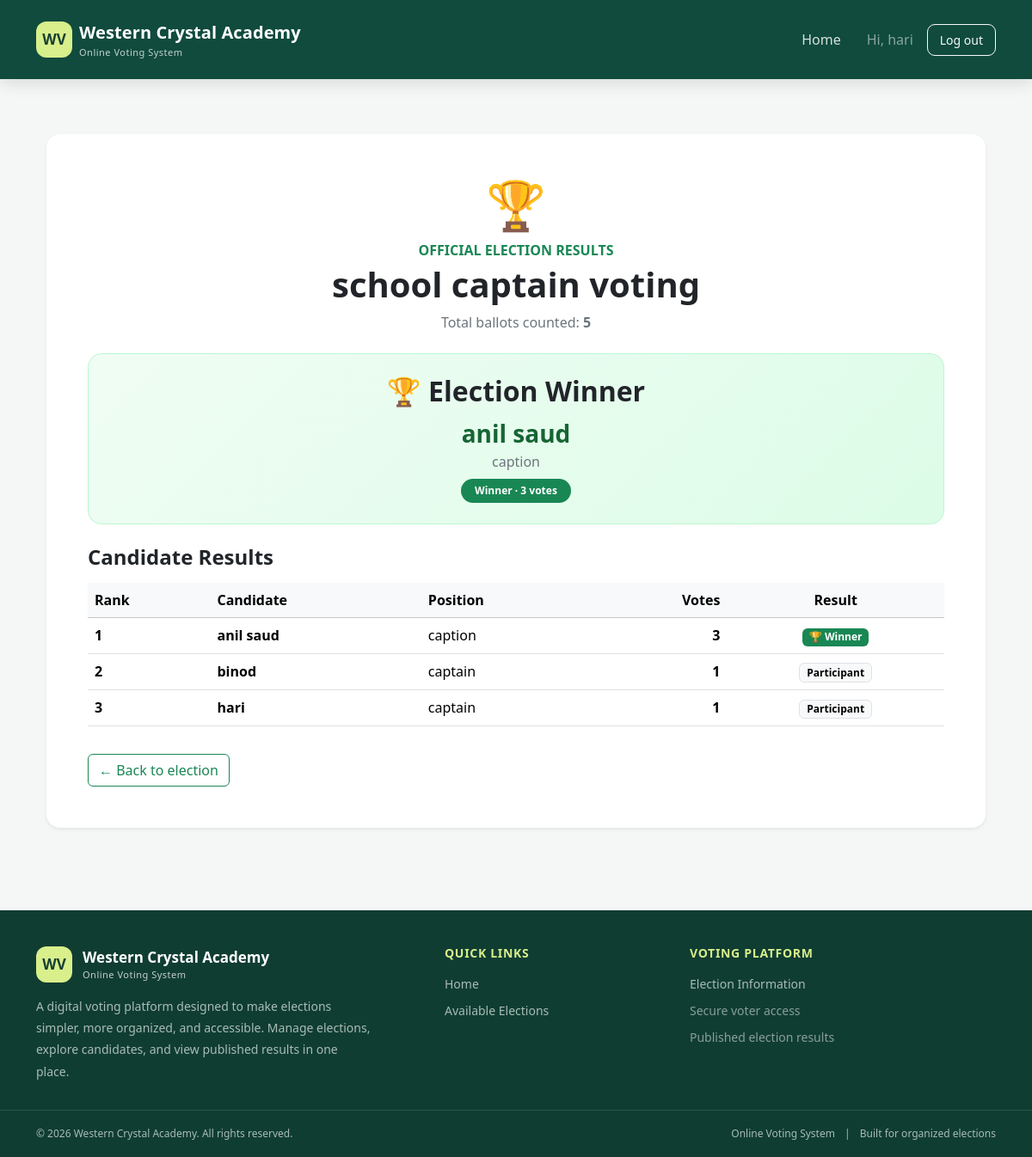
The page /voting/elections/1/results/ (signed in) on the database its author committed.
### voting/models.py (models this page shows, shortened)
class Election(models.Model):
    title = models.CharField(max_length=150)
    description = models.TextField(blank=True)
    opens_at = models.DateTimeField()
    closes_at = models.DateTimeField()
    is_published = models.BooleanField(default=False)
    results_published = models.BooleanField(default=False)
    created_at = models.DateTimeField(auto_now_add=True)
    class Meta:
        ordering = ["-opens_at"]

class Candidate(models.Model):
    election = models.ForeignKey(
        Election,
        on_delete=models.CASCADE,
        related_name="candidates"
    )
    full_name = models.CharField(max_length=120)
    position = models.CharField(
        max_length=100,
        default="Student Representative"
    )
    manifesto = models.TextField(blank=True)
    photo = models.ImageField(
        upload_to="candidate_photos/",
        blank=True,
        null=True
    )
    is_active = models.BooleanField(default=True)
    class Meta:
        ordering = ["full_name"]
        constraints = [
            models.UniqueConstraint(
                fields=["election", "full_name"],
                name="unique_candidate_per_election"
            )
        ]

### voting/views.py (the view)
# urls.py: path("elections/<int:election_id>/results/", views.results, name="results"),
@login_required
def results(request, election_id):
    election = get_object_or_404(
        Election,
        pk=election_id,
        is_published=True,
    )
    if (
        not election.results_published
        and not request.user.is_staff
    ):
        return HttpResponseForbidden(
            "Results have not been published yet."
        )
    candidates = (
        Candidate.objects.filter(
            election=election,
        )
        .annotate(
            vote_count=Count(
                "ballots",
                filter=Q(
                    ballots__election=election
                ),
            )
        )
        .order_by(
            "-vote_count",
            "full_name",
        )
    )
    total_votes = Ballot.objects.filter(
        election=election,
    ).count()
    rows = [
        {
            "candidate": candidate,
            "votes": candidate.vote_count,
        }
        for candidate in candidates
    ]
    highest_votes = (
        rows[0]["votes"]
        if rows
        else 0
    )
    winners = (
        [
            row
            for row in rows
            if row["votes"] == highest_votes
        ]
        if total_votes > 0
        else []
    )
    winner_ids = {
        row["candidate"].id
        for row in winners
    }
    for row in rows:
        row["is_winner"] = (
            row["candidate"].id in winner_ids
        )
    return render(
        request,
        "voting/results.html",
        {
            "election": election,
            "rows": rows,
            "total_votes": total_votes,
            "winners": winners,
            "has_winner": bool(winners),
            "is_tie": len(winners) > 1,
        },
    )

### templates/voting/results.html (shortened to what this page needs)
{% extends "base.html" %}
{% block content %}
<div class="container py-4 py-lg-5">
    <div class="card border-0 shadow-sm rounded-4 p-4 p-lg-5">
        <div class="text-center mb-4">
            <div class="display-4 mb-2">🏆</div>
            <p class="text-success fw-bold mb-1">OFFICIAL ELECTION RESULTS</p>
            <h1 class="fw-bold">{{ election.title }}</h1>
            <p class="text-secondary mb-0">
                Total ballots counted:
                <strong>{{ total_votes }}</strong>
            </p>
        </div>
        {% if rows %}
            {% with highest_votes=rows.0.votes %}
                {% if highest_votes > 0 %}
                    <div class="winner-card text-center p-4 mb-4 rounded-4">
                        {% with winner_count=0 %}
                            <h2 class="fw-bold mb-2">🏆 Election Winner</h2>
                            {% for row in rows %}
                                {% if row.votes == highest_votes %}
                                    <div class="winner-name fs-3 fw-bold">
                                        {{ row.candidate.full_name }}
                                    </div>
                                    <div class="text-secondary mb-2">
                                        {{ row.candidate.position }}
                                    </div>
                                    <span class="badge rounded-pill text-bg-success px-3 py-2">
                                        {% if forloop.first and rows|length > 1 %}
                                            {% if rows.1.votes == highest_votes %}
                                                Tied for First Place
                                            {% else %}
                                                Winner
                                            {% endif %}
                                        {% else %}
                                            Winner
                                        {% endif %}
                                        · {{ row.votes }} vote{{ row.votes|pluralize }}
                                    </span>
                                {% endif %}
                            {% endfor %}
                        {% endwith %}
                    </div>
                {% else %}
                    <div class="alert alert-info rounded-3 text-center">
                        No votes have been cast yet. The winner will appear after voting.
                    </div>
                {% endif %}
            {% endwith %}
        {% endif %}
        <h4 class="fw-bold mb-3">Candidate Results</h4>
        <div class="table-responsive">
            <table class="table table-hover align-middle">
                <thead class="table-light">
                    <tr>
                        <th>Rank</th>
                        <th>Candidate</th>
                        <th>Position</th>
                        <th class="text-end">Votes</th>
                        <th class="text-center">Result</th>
                    </tr>
                </thead>
                <tbody>
                    {% for row in rows %}
                    <tr>
                        <td class="fw-semibold">{{ forloop.counter }}</td>
                        <td class="fw-semibold">
                            {{ row.candidate.full_name }}
                        </td>
                        <td>{{ row.candidate.position }}</td>
                        <td class="text-end fw-bold">{{ row.votes }}</td>
                        <td class="text-center">
                            {% if total_votes > 0 and row.votes == rows.0.votes %}
                                <span class="badge text-bg-success">
                                    🏆 Winner
                                </span>
                            {% else %}
                                <span class="badge text-bg-light border">
                                    Participant
                                </span>
                            {% endif %}
                        </td>
                    </tr>
                    {% empty %}
                    <tr>
                        <td colspan="5" class="text-center text-secondary py-4">
                            No candidates found.
                        </td>
                    </tr>
                    {% endfor %}
                </tbody>
            </table>
        </div>
        <a class="btn btn-outline-success mt-3 align-self-start"
           href="{% url 'election_detail' election.id %}">
            ← Back to election
        </a>
    </div>
</div>
{% endblock %}

### templates/base.html (shortened to what this page needs)
<!doctype html>
<html lang="en">
<head>
    <link href="https://cdn.jsdelivr.net/npm/bootstrap@5.3.3/dist/css/bootstrap.min.css"
          rel="stylesheet">
</head>
<body>
<nav class="navbar navbar-expand-lg navbar-dark main-navbar">
    <div class="container">
        <a class="navbar-brand d-flex align-items-center gap-2"
           href="{% url 'home' %}">
            <span class="brand-mark">WV</span>
            <span>
                Western Crystal Academy
                <small class="d-block fw-normal opacity-75 brand-subtitle">
                    Online Voting System
                </small>
            </span>
        </a>
        <div class="collapse navbar-collapse" id="mainNavigation">
            <div class="navbar-nav ms-auto align-items-lg-center gap-lg-2">
                <a class="nav-link" href="{% url 'home' %}">
                    Home
                </a>
                {% if user.is_authenticated %}
                    <span class="navbar-text text-white-50 px-lg-2">
                        Hi, {{ user.username }}
                    </span>
                    <form method="post" action="{% url 'logout' %}" class="m-0">
                        <button type="submit" class="btn btn-sm btn-outline-light btn-logout">
                            Log out
                        </button>
                    </form>
                {% endif %}
            </div>
        </div>
    </div>
</nav>
<main class="container page-main">
    {% block content %}{% endblock %}
</main>
<footer class="site-footer">
    <div class="container footer-main">
        <div class="row g-4">
            <div class="col-lg-5 col-md-6">
                <div class="footer-brand">
                    <span class="brand-mark">WV</span>
                    <span>
                        Western Crystal Academy
                        <small class="d-block fw-normal brand-subtitle opacity-75">
                            Online Voting System
                        </small>
                    </span>
                </div>
                <p class="footer-description mb-0">
                    A digital voting platform designed to make elections
                    simpler, more organized, and accessible. Manage elections,
                    explore candidates, and view published results in one place.
                </p>
            </div>
            <div class="col-lg-3 col-md-6">
                <h6 class="footer-heading">Quick Links</h6>
                <div class="footer-links">
                    <a href="{% url 'home' %}">Home</a>
                    {% if user.is_authenticated %}
                        <a href="{% url 'home' %}">Available Elections</a>
                    {% else %}
                        <a href="{% url 'login' %}">Voter Login</a>
                        <a href="{% url 'register' %}">Create an Account</a>
                    {% endif %}
                </div>
            </div>
            <div class="col-lg-4 col-md-6">
                <h6 class="footer-heading">Voting Platform</h6>
                <div class="footer-links">
                    <a href="{% url 'home' %}">Election Information</a>
                    <span class="text-white-50 small">
                        Secure voter access
                    </span>
                    <span class="text-white-50 small">
                        Published election results
                    </span>
                </div>
            </div>
        </div>
    </div>
    <div class="footer-bottom">
        <div class="container">
            <div class="row align-items-center gy-2">
                <div class="col-md-6 text-center text-md-start">
                    &copy; {% now "Y" %} Western Crystal Academy.
                    All rights reserved.
                </div>
                <div class="col-md-6 text-center text-md-end">
                    <span>Online Voting System</span>
                    <span class="mx-2">|</span>
                    <span>Built for organized elections</span>
                </div>
            </div>
        </div>
    </div>
</footer>
</body>
</html>

### templates/base.html (style rules this page uses)
:root { --brand: #176b55; --brand-dark: #104b3d; --brand-light: #21856a; --accent: #d8ef8b; --page: #f4f7f6; --text: #1d2b27; --muted: #a8bcb5; }
* { box-sizing: border-box; }
html { scroll-behavior: smooth; scroll-padding-top: 90px; }
body { min-height: 100vh; display: flex; flex-direction: column; margin: 0; background: var(--page); color: var(--text); font-family: "Segoe UI", Arial, sans-serif; }
.main-navbar { position: fixed; top: 0; left: 0; right: 0; z-index: 1030; background: var(--brand-dark); box-shadow: 0 4px 18px rgba(0, 0, 0, 0.13); min-height: 76px; }
.main-navbar .container { min-height: 76px; }
.navbar-brand { color: #fff !important; font-weight: 700; letter-spacing: 0.1px; }
.brand-mark { width: 42px; height: 42px; flex-shrink: 0; border-radius: 12px; background: var(--accent); color: #173e32; display: grid; place-items: center; font-size: 17px; font-weight: 800; }
.brand-subtitle { font-size: 11px; letter-spacing: 0.5px; }
.navbar-nav .nav-link { color: rgba(255, 255, 255, 0.83); font-weight: 500; padding: 10px 14px !important; border-radius: 8px; transition: background 0.2s ease, color 0.2s ease; }
.btn-logout { border-radius: 9px; padding: 7px 14px; }
.page-main { flex: 1; width: 100%; padding-top: 108px !important; padding-bottom: 48px !important; }
.card { border: 0; border-radius: 18px; box-shadow: 0 8px 26px rgba(15, 55, 43, 0.07); }
.site-footer { margin-top: auto; background: #103d32; color: #fff; }
.footer-main { padding-top: 42px; padding-bottom: 32px; }
.footer-brand { display: flex; align-items: center; gap: 12px; margin-bottom: 15px; font-weight: 700; font-size: 17px; }
.footer-description { max-width: 390px; color: var(--muted); font-size: 14px; line-height: 1.8; }
.footer-heading { margin-bottom: 16px; color: var(--accent); font-size: 14px; font-weight: 700; letter-spacing: 0.7px; text-transform: uppercase; }
.footer-links { display: flex; flex-direction: column; gap: 10px; }
.footer-links a { width: fit-content; color: var(--muted); text-decoration: none; font-size: 14px; transition: color 0.2s ease, transform 0.2s ease; }
.footer-bottom { border-top: 1px solid rgba(255, 255, 255, 0.12); padding-top: 18px; padding-bottom: 18px; color: var(--muted); font-size: 12px; }

### templates/voting/results.html (style rules this page uses)
.winner-card { background: linear-gradient(135deg, #f0fdf4, #dcfce7); border: 1px solid #bbf7d0; }
.winner-name { color: #166534; }

### rows shown on the page
Election: title "school captain voting"
Candidate: candidate.full_name "anil saud", candidate.position "caption", votes "3", shows "🏆 Winner"
Candidate: candidate.full_name "binod", candidate.position "captain", votes "1", shows "Participant"
Candidate: candidate.full_name "hari", candidate.position "captain", votes "1", shows "Participant"

### other values the page prints
{{ user.username }} "hari"
{{ total_votes }} "5"
